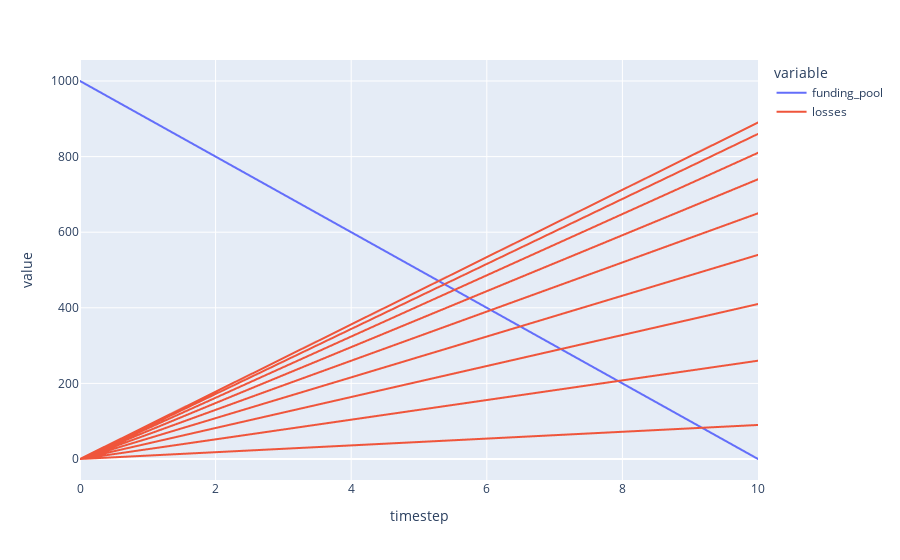

The notebook cell this image was saved under:
### Code cell
df.plot(kind='line', x='timestep', y=['funding_pool', 'losses'])

### Figure 1 — Plotly figure (JSON) as saved in the notebook; plotly's stock layout.template omitted (floating-point values rounded to 4 significant figures; data arrays with more than 128 entries replaced by an {"elided": "..."} marker saying what was removed)
{"data": [{"hovertemplate": "variable=funding_pool<br>timestep=%{x}<br>value=%{y}<extra></extra>", "legendgroup": "funding_pool", "line": {"color": "#636efa", "dash": "solid"}, "marker": {"symbol": "circle"}, "mode": "lines", "name": "funding_pool", "showlegend": true, "type": "scattergl", "x": {"elided": "9900 int values"}, "xaxis": "x", "y": {"elided": "9900 int values"}, "yaxis": "y"}, {"hovertemplate": "variable=losses<br>timestep=%{x}<br>value=%{y}<extra></extra>", "legendgroup": "losses", "line": {"color": "#EF553B", "dash": "solid"}, "marker": {"symbol": "circle"}, "mode": "lines", "name": "losses", "showlegend": true, "type": "scattergl", "x": {"elided": "9900 int values"}, "xaxis": "x", "y": {"elided": "9900 int values"}, "yaxis": "y"}], "layout": {"legend": {"title": {"text": "variable"}, "tracegroupgap": 0}, "margin": {"t": 60}, "xaxis": {"anchor": "y", "domain": [0, 1], "title": {"text": "timestep"}}, "yaxis": {"anchor": "x", "domain": [0, 1], "title": {"text": "value"}}}}
